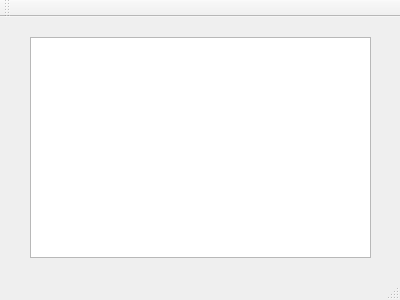
<?xml version="1.0" encoding="UTF-8"?>
<ui version="4.0">
 <class>MainWindow</class>
 <widget class="QMainWindow" name="MainWindow">
  <property name="geometry">
   <rect>
    <x>0</x>
    <y>0</y>
    <width>400</width>
    <height>300</height>
   </rect>
  </property>
  <property name="windowTitle">
   <string>MainWindow</string>
  </property>
  <widget class="QWidget" name="centralWidget">
   <widget class="QTextBrowser" name="textBrowser">
    <property name="geometry">
     <rect>
      <x>30</x>
      <y>20</y>
      <width>341</width>
      <height>221</height>
     </rect>
    </property>
   </widget>
  </widget>
  <widget class="QMenuBar" name="menuBar">
   <property name="geometry">
    <rect>
     <x>0</x>
     <y>0</y>
     <width>400</width>
     <height>19</height>
    </rect>
   </property>
  </widget>
  <widget class="QToolBar" name="mainToolBar">
   <attribute name="toolBarArea">
    <enum>TopToolBarArea</enum>
   </attribute>
   <attribute name="toolBarBreak">
    <bool>false</bool>
   </attribute>
  </widget>
  <widget class="QStatusBar" name="statusBar"/>
 </widget>
 <layoutdefault spacing="6" margin="11"/>
 <resources/>
 <connections/>
</ui>
